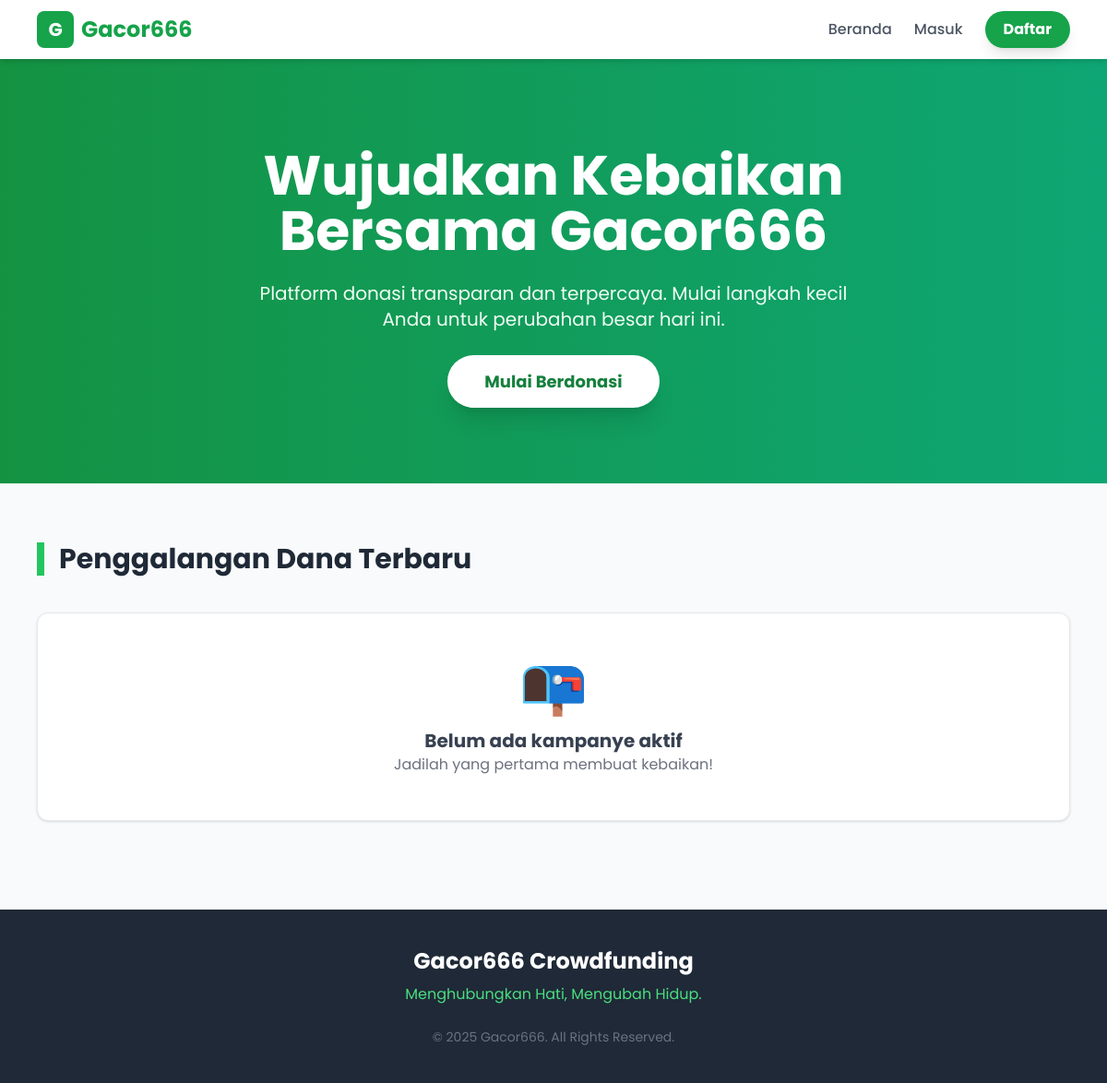
Before: / with the older database file.
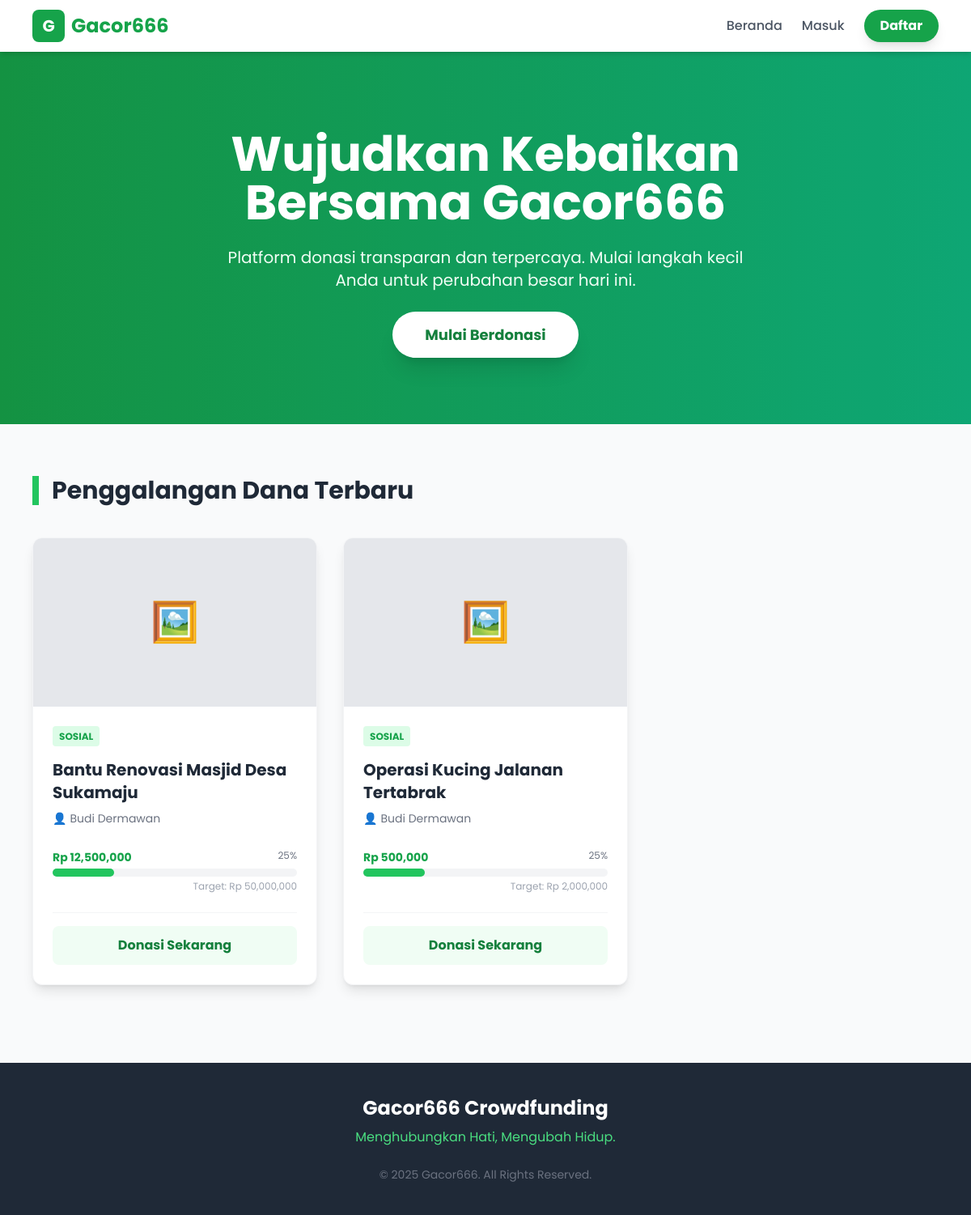
After: the same page with the newer database file.
### tables this page shows
CREATE TABLE `campaigns` (
  `id` int(11) NOT NULL,
  `user_id` int(11) NOT NULL,
  `judul` varchar(255) NOT NULL,
  `deskripsi` text NOT NULL,
  `target_donasi` decimal(15,2) NOT NULL,
  `dana_terkumpul` decimal(15,2) DEFAULT 0.00,
  `batas_waktu` date NOT NULL,
  `gambar_url` varchar(255) DEFAULT 'default.jpg',
  `status` enum('pending','active','rejected','completed') DEFAULT 'pending',
  `created_at` timestamp NOT NULL DEFAULT current_timestamp()
);

CREATE TABLE `users` (
  `id` int(11) NOT NULL,
  `nama_lengkap` varchar(100) NOT NULL,
  `email` varchar(100) NOT NULL,
  `password` varchar(255) NOT NULL,
  `no_hp` varchar(20) DEFAULT NULL,
  `role` enum('admin','user') DEFAULT 'user',
  `is_verified` tinyint(1) DEFAULT 0,
  `ktp_file` varchar(255) DEFAULT NULL,
  `verification_status` enum('none','pending','approved','rejected') DEFAULT 'none',
  `created_at` timestamp NOT NULL DEFAULT current_timestamp()
);

### index.php (the view, shortened to what this page needs)
<?php
require 'config.php';
$stmt = $pdo->query("
    SELECT campaigns.*, users.nama_lengkap
    FROM campaigns
    JOIN users ON campaigns.user_id = users.id
    WHERE campaigns.status = 'active'
    ORDER BY campaigns.created_at DESC
");
$campaigns = $stmt->fetchAll();
?>
<!DOCTYPE html>
<html lang="id">
<head>
    <script src="https://cdn.tailwindcss.com"></script>
</head>
<body class="bg-gray-50 flex flex-col min-h-screen">
    <?php include 'includes/navbar.php'; ?>
    <div class="bg-gradient-to-r from-green-600 to-emerald-500 text-white py-24 relative overflow-hidden">
        <div class="absolute inset-0 bg-black opacity-10"></div>
        <div class="container mx-auto px-4 text-center relative z-10">
            <h1 class="text-4xl md:text-6xl font-bold mb-6 leading-tight">Wujudkan Kebaikan<br>Bersama Gacor666</h1>
            <p class="text-lg md:text-xl mb-10 max-w-2xl mx-auto text-green-50">Platform donasi transparan dan terpercaya. Mulai langkah kecil Anda untuk perubahan besar hari ini.</p>
            <a href="#campaigns" class="bg-white text-green-700 px-10 py-4 rounded-full font-bold text-lg hover:bg-gray-100 shadow-xl transition transform hover:-translate-y-1">Mulai Berdonasi</a>
        </div>
    </div>
    <main id="campaigns" class="container mx-auto px-4 py-16 max-w-6xl flex-grow">
        <div class="flex items-center justify-between mb-10">
            <h2 class="text-3xl font-bold text-gray-800 border-l-8 border-green-500 pl-4">Penggalangan Dana Terbaru</h2>
        </div>
        <?php if (count($campaigns) > 0): ?>
            <div class="grid grid-cols-1 md:grid-cols-3 gap-8">
                <?php foreach ($campaigns as $c):
                    $persen = ($c['target_donasi'] > 0) ? ($c['dana_terkumpul'] / $c['target_donasi']) * 100 : 0;
                ?>
                <div class="bg-white rounded-xl shadow-lg hover:shadow-2xl transition duration-300 overflow-hidden flex flex-col border border-gray-100 group">
                    <div class="h-52 bg-gray-200 flex items-center justify-center text-gray-400 group-hover:bg-gray-300 transition">
                        <span class="text-5xl">🖼️</span>
                    </div>
                    <div class="p-6 flex-grow flex flex-col">
                        <div class="mb-4">
                            <span class="text-xs font-bold uppercase text-green-600 bg-green-100 px-2 py-1 rounded">Sosial</span>
                        </div>
                        <h3 class="font-bold text-xl mb-2 text-gray-800 line-clamp-2 group-hover:text-green-600 transition"><?= htmlspecialchars($c['judul']) ?></h3>
                        <p class="text-sm text-gray-500 mb-1 flex items-center gap-1">
                            <span>👤</span> <?= htmlspecialchars($c['nama_lengkap']) ?>
                        </p>
                        <div class="mt-6">
                            <div class="flex justify-between text-sm mb-1">
                                <span class="font-bold text-green-600">Rp <?= number_format($c['dana_terkumpul']) ?></span>
                                <span class="text-gray-500 text-xs text-right"><?= number_format($persen, 0) ?>%</span>
                            </div>
                            <div class="w-full bg-gray-100 rounded-full h-2.5 mb-1">
                                <div class="bg-green-500 h-2.5 rounded-full transition-all duration-1000" style="width: <?= min($persen, 100) ?>%"></div>
                            </div>
                            <div class="text-right text-xs text-gray-400">Target: Rp <?= number_format($c['target_donasi']) ?></div>
                        </div>
                        <div class="mt-6 pt-4 border-t border-gray-100">
                            <a href="#" class="block text-center w-full bg-green-50 text-green-700 py-3 rounded-lg hover:bg-green-600 hover:text-white transition font-bold">Donasi Sekarang</a>
                        </div>
                    </div>
                </div>
                <?php endforeach; ?>
            </div>
        <?php else: ?>
            <div class="bg-white p-12 rounded-xl shadow text-center border border-gray-200">
                <span class="text-6xl mb-4 block">📭</span>
                <h3 class="text-xl font-bold text-gray-700">Belum ada kampanye aktif</h3>
                <p class="text-gray-500">Jadilah yang pertama membuat kebaikan!</p>
            </div>
        <?php endif; ?>
    </main>
    <footer class="bg-gray-800 text-white py-10 mt-8">
        <div class="container mx-auto px-4 text-center">
            <h2 class="text-2xl font-bold mb-2">Gacor666 Crowdfunding</h2>
            <p class="text-green-400 mb-6">Menghubungkan Hati, Mengubah Hidup.</p>
            <p class="text-gray-500 text-sm">&copy; 2025 Gacor666. All Rights Reserved.</p>
        </div>
    </footer>
</body>
</html>

### includes/navbar.php (shortened to what this page needs)
<nav class="bg-white shadow-md sticky top-0 z-50">
    <div class="max-w-6xl mx-auto px-4">
        <div class="flex justify-between items-center h-16">
            <a href="index.php" class="flex items-center gap-2">
                <div class="w-10 h-10 bg-green-600 rounded-lg flex items-center justify-center text-white font-bold text-xl">G</div>
                <span class="text-2xl font-bold text-green-600">Gacor666</span>
            </a>
            <div class="flex items-center space-x-6">
                <a href="index.php" class="hover:text-green-600 font-medium text-gray-600">Beranda</a>
                <?php if (isset($_SESSION['user_id'])): ?>
                    <a href="dashboard.php" class="hover:text-green-600 font-medium text-gray-600">Dashboard</a>
                    <?php if ($_SESSION['role'] === 'admin'): ?>
                        <a href="admin.php" class="text-red-500 font-bold">Admin Panel</a>
                    <?php endif; ?>
                    <span class="text-sm text-gray-400 hidden md:inline">Hi, <?= htmlspecialchars($_SESSION['nama']) ?></span>
                    <a href="logout.php" class="bg-gray-100 text-gray-700 px-4 py-2 rounded-full hover:bg-gray-200 text-sm font-bold">Logout</a>
                <?php else: ?>
                    <a href="login.php" class="text-gray-600 hover:text-green-600 font-medium">Masuk</a>
                    <a href="register.php" class="bg-green-600 text-white px-5 py-2 rounded-full hover:bg-green-700 shadow-lg font-bold">Daftar</a>
                <?php endif; ?>
            </div>
        </div>
    </div>
</nav>

### index.php (style rules this page uses)
body { font-family: 'Poppins', sans-serif; }

Changed rows visible on the page:
added campaigns: judul "Bantu Renovasi Masjid Desa Sukamaju", user.nama_lengkap "Budi Dermawan", dana_terkumpul "12,500,000", persen "25", target_donasi "50,000,000"
added campaigns: judul "Operasi Kucing Jalanan Tertabrak", user.nama_lengkap "Budi Dermawan", dana_terkumpul "500,000", persen "25", target_donasi "2,000,000"
Other visible differences:
text no longer shown: "📭 Belum ada kampanye aktif Jadilah yang pertama membuat kebaikan!"
